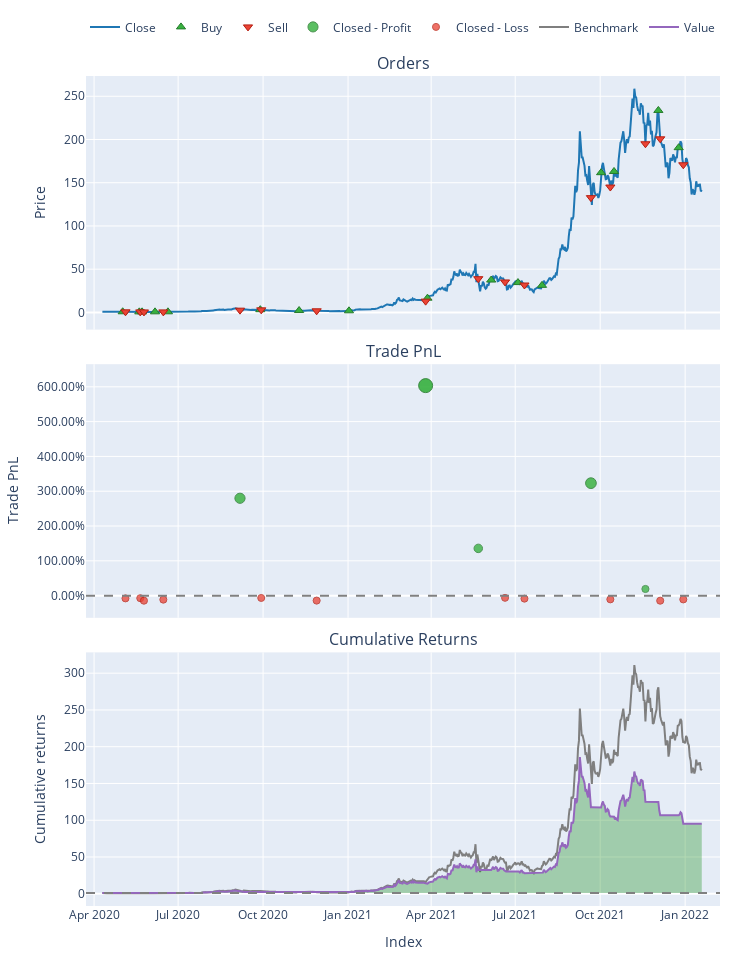

The code cell stored with this chart in its notebook:
### Code cell
sol_port.plot().show()

### Figure 1 — Plotly figure (JSON) as saved in the notebook; plotly's stock layout.template omitted (floating-point values rounded to 4 significant figures; data arrays with more than 128 entries replaced by an {"elided": "..."} marker saying what was removed)
{"data": [{"legendgroup": "0", "line": {"color": "#1f77b4"}, "name": "Close", "showlegend": true, "type": "scatter", "uid": "d14d64c0-777d-4833-8a1e-776984de6c4b", "x": {"elided": "650 str values"}, "xaxis": "x", "y": {"elided": "650 float values"}, "yaxis": "y"}, {"customdata": [[0, 137.2, 0.2494], [2, 147.6, 0.2298], [4, 133.6, 0.2129], [6, 110.3, 0.1823], [8, 94.63, 0.1615], [10, 77.66, 0.6121], [12, 106.0, 0.5715], [14, 106.3, 0.4904], [16, 83.55, 3.442], [18, 86.62, 8.103], [20, 88.04, 7.593], [22, 88.77, 6.941], [24, 72.57, 29.32], [26, 64.24, 26.18], [28, 53.37, 31.17], [30, 55.96, 26.66]], "hovertemplate": "Order Id: %{customdata[0]}<br>Timestamp: %{x}<br>Price: %{y}<br>Size: %{customdata[1]:.6f}<br>Fees: %{customdata[2]:.6f}", "legendgroup": "1", "marker": {"color": "#37B13F", "line": {"color": "rgb(38,123,44)", "width": 1}, "size": 8, "symbol": "triangle-up"}, "mode": "markers", "name": "Buy", "type": "scatter", "uid": "716196a4-d268-4209-b2da-e849983a505a", "x": ["2020-05-02", "2020-05-20", "2020-05-23", "2020-06-06", "2020-06-20", "2020-09-28", "2020-11-09", "2021-01-02", "2021-03-28", "2021-06-05", "2021-07-04", "2021-07-30", "2021-10-02", "2021-10-16", "2021-12-03", "2021-12-25"], "xaxis": "x", "y": [0.7273, 0.6225, 0.6374, 0.6611, 0.6825, 3.153, 2.157, 1.846, 16.48, 37.42, 34.5, 31.28, 161.6, 163.0, 233.6, 190.5], "yaxis": "y"}, {"customdata": [[1, 137.2, 0.2309], [3, 147.6, 0.214], [5, 133.6, 0.1832], [7, 110.3, 0.1623], [9, 94.63, 0.6151], [11, 77.66, 0.5743], [13, 106.0, 0.4928], [15, 106.3, 3.459], [17, 83.55, 8.144], [19, 86.62, 7.631], [21, 88.04, 6.976], [23, 88.77, 29.46], [25, 72.57, 26.31], [27, 64.24, 31.33], [29, 53.37, 26.79], [31, 55.96, 23.89]], "hovertemplate": "Order Id: %{customdata[0]}<br>Timestamp: %{x}<br>Price: %{y}<br>Size: %{customdata[1]:.6f}<br>Fees: %{customdata[2]:.6f}", "legendgroup": "2", "marker": {"color": "#EA4335", "line": {"color": "rgb(181,31,18)", "width": 1}, "size": 8, "symbol": "triangle-down"}, "mode": "markers", "name": "Sell", "type": "scatter", "uid": "873701c7-57f9-4fca-805a-3131495b6810", "x": ["2020-05-05", "2020-05-21", "2020-05-25", "2020-06-15", "2020-09-06", "2020-09-29", "2020-11-28", "2021-03-26", "2021-05-22", "2021-06-20", "2021-07-11", "2021-09-21", "2021-10-12", "2021-11-19", "2021-12-05", "2021-12-30"], "xaxis": "x", "y": [0.6734, 0.5797, 0.5486, 0.5884, 2.6, 2.958, 1.86, 13.02, 38.99, 35.24, 31.69, 132.8, 145.0, 195.1, 200.8, 170.8], "yaxis": "y"}, {"customdata": [[4, 4, 180.7, 2.798], [7, 7, 1184.0, 6.034], [8, 8, 1869.0, 1.357], [11, 11, 8973.0, 3.232], [13, 13, 2002.0, 0.1912]], "hovertemplate": "Exit Trade Id: %{customdata[0]}<br>Position Id: %{customdata[1]}<br>Exit Timestamp: %{x}<br>PnL: %{customdata[2]:.6f}<br>Return: %{customdata[3]:.2%}", "legendgroup": "3", "marker": {"color": "#37B13F", "line": {"color": "rgb(38,123,44)", "width": 1}, "opacity": [0.8187, 0.9, 0.7825, 0.8296, 0.7532], "size": [10.21, 14, 8.517, 10.71, 7.15], "symbol": "circle"}, "mode": "markers", "name": "Closed - Profit", "type": "scatter", "uid": "3125944b-ec07-40c8-9391-54bcc5d065d2", "x": ["2020-09-06", "2021-03-26", "2021-05-22", "2021-09-21", "2021-11-19"], "xaxis": "x2", "y": [2.798, 6.034, 1.357, 3.232, 0.1912], "yaxis": "y2"}, {"customdata": [[0, 0, -7.863, -0.07883], [1, 1, -6.761, -0.07356], [2, 2, -12.27, -0.144], [3, 3, -8.364, -0.1147], [5, 5, -16.28, -0.06649], [6, 6, -32.52, -0.1423], [9, 9, -204.6, -0.06313], [10, 10, -261.3, -0.08603], [12, 12, -1259.0, -0.1074], [14, 14, -1810.0, -0.1451], [15, 15, -1157.0, -0.1085]], "hovertemplate": "Exit Trade Id: %{customdata[0]}<br>Position Id: %{customdata[1]}<br>Exit Timestamp: %{x}<br>PnL: %{customdata[2]:.6f}<br>Return: %{customdata[3]:.2%}", "legendgroup": "4", "marker": {"color": "#EA4335", "line": {"color": "rgb(181,31,18)", "width": 1}, "opacity": [0.7504, 0.7503, 0.752, 0.7513, 0.7501, 0.752, 0.75, 0.7506, 0.7511, 0.7521, 0.7511], "size": [7.018, 7.012, 7.095, 7.06, 7.004, 7.093, 7, 7.027, 7.052, 7.096, 7.053], "symbol": "circle"}, "mode": "markers", "name": "Closed - Loss", "type": "scatter", "uid": "58e97786-fe57-435b-b094-eb6d10fe6244", "x": ["2020-05-05", "2020-05-21", "2020-05-25", "2020-06-15", "2020-09-29", "2020-11-28", "2021-06-20", "2021-07-11", "2021-10-12", "2021-12-05", "2021-12-30"], "xaxis": "x2", "y": [-0.07883, -0.07356, -0.144, -0.1147, -0.06649, -0.1423, -0.06313, -0.08603, -0.1074, -0.1451, -0.1085], "yaxis": "y2"}, {"legendgroup": "5", "line": {"color": "#7f7f7f"}, "name": "Benchmark", "showlegend": true, "type": "scatter", "uid": "8c9e0ada-b8bb-450f-ad9f-5cd4ca77324b", "x": {"elided": "650 str values"}, "xaxis": "x3", "y": {"elided": "650 float values"}, "yaxis": "y3"}, {"hoverinfo": "skip", "legendgroup": "6", "line": {"color": "rgba(0, 0, 0, 0)", "width": 0}, "opacity": 0, "showlegend": false, "type": "scatter", "uid": "2fcb40c3-afb7-4880-bfb9-fc278d30ed22", "x": {"elided": "650 str values"}, "xaxis": "x3", "y": {"elided": "650 int values"}, "yaxis": "y3"}, {"connectgaps": false, "fill": "tonexty", "fillcolor": "rgba(0, 128, 0, 0.3)", "hoverinfo": "skip", "legendgroup": "6", "line": {"color": "rgba(0, 0, 0, 0)", "width": 0}, "opacity": 0, "showlegend": false, "type": "scatter", "uid": "e6398468-7d2d-4734-88aa-9d60e60242b6", "x": {"elided": "650 str values"}, "xaxis": "x3", "y": {"elided": "650 float values"}, "yaxis": "y3"}, {"hoverinfo": "skip", "legendgroup": "6", "line": {"color": "rgba(0, 0, 0, 0)", "width": 0}, "opacity": 0, "showlegend": false, "type": "scatter", "uid": "161241ca-11db-4e4c-9ea4-dea79b56be90", "x": {"elided": "650 str values"}, "xaxis": "x3", "y": {"elided": "650 int values"}, "yaxis": "y3"}, {"connectgaps": false, "fill": "tonexty", "fillcolor": "rgba(255, 0, 0, 0.3)", "hoverinfo": "skip", "legendgroup": "6", "line": {"color": "rgba(0, 0, 0, 0)", "width": 0}, "opacity": 0, "showlegend": false, "type": "scatter", "uid": "eed4517c-eacb-42e8-97ed-82c3fefe3bda", "x": {"elided": "650 str values"}, "xaxis": "x3", "y": {"elided": "650 float values"}, "yaxis": "y3"}, {"legendgroup": "7", "line": {"color": "#9467bd"}, "name": "Value", "showlegend": true, "type": "scatter", "uid": "052997c6-3c16-4c52-a879-996074f03942", "x": {"elided": "650 str values"}, "xaxis": "x3", "y": {"elided": "650 float values"}, "yaxis": "y3"}, {"hoverinfo": "skip", "legendgroup": "6", "line": {"color": "rgba(0, 0, 0, 0)", "width": 0}, "opacity": 0, "showlegend": false, "type": "scatter", "uid": "edcdc41f-7fa7-4e3f-bbe4-7d371af88834", "x": {"elided": "650 str values"}, "xaxis": "x3", "y": {"elided": "650 int values"}, "yaxis": "y3"}], "layout": {"annotations": [{"font": {"size": 16}, "showarrow": false, "text": "Orders", "x": 0.5, "xanchor": "center", "xref": "paper", "y": 1, "yanchor": "bottom", "yref": "paper"}, {"font": {"size": 16}, "showarrow": false, "text": "Trade PnL", "x": 0.5, "xanchor": "center", "xref": "paper", "y": 0.6528, "yanchor": "bottom", "yref": "paper"}, {"font": {"size": 16}, "showarrow": false, "text": "Cumulative Returns", "x": 0.5, "xanchor": "center", "xref": "paper", "y": 0.3056, "yanchor": "bottom", "yref": "paper"}], "height": 960, "legend": {"orientation": "h", "traceorder": "normal", "x": 1, "xanchor": "right", "y": 1.042, "yanchor": "bottom"}, "margin": {"b": 30, "l": 30, "r": 30, "t": 30}, "shapes": [{"line": {"color": "gray", "dash": "dash"}, "type": "line", "x0": 0, "x1": 1, "xref": "paper", "y0": 0, "y1": 0, "yref": "y2"}, {"line": {"color": "gray", "dash": "dash"}, "type": "line", "x0": 0, "x1": 1, "xref": "paper", "y0": 1, "y1": 1, "yref": "y3"}], "showlegend": true, "width": 750, "xaxis": {"anchor": "y", "domain": [0, 1], "matches": "x3", "showticklabels": false}, "xaxis2": {"anchor": "y2", "domain": [0, 1], "matches": "x3", "showticklabels": false}, "xaxis3": {"anchor": "y3", "domain": [0, 1], "title": {"text": "Index"}}, "yaxis": {"anchor": "x", "domain": [0.6944, 1], "title": {"text": "Price"}}, "yaxis2": {"anchor": "x2", "domain": [0.3472, 0.6528], "tickformat": ".2%", "title": {"text": "Trade PnL"}}, "yaxis3": {"anchor": "x3", "domain": [0, 0.3056], "title": {"text": "Cumulative returns"}}}}
